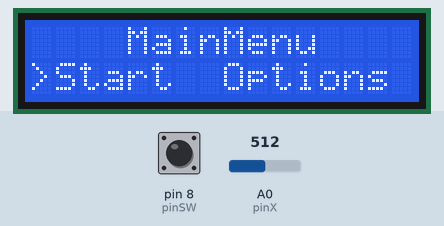
This sketch was run on a simulated Arduino Uno, built with avr-gcc and run on an emulated ATmega328P. Parts: 16×2 character LCD. The test bench sets the inputs (shaded band); at power-on: pin 8 (pinSW) HIGH, A0 (pinX) = 512.

Above: at 1.2 s.
1.3 s: pin 8 (pinSW) pulled LOW for 0.15 s
At 2.7 s:
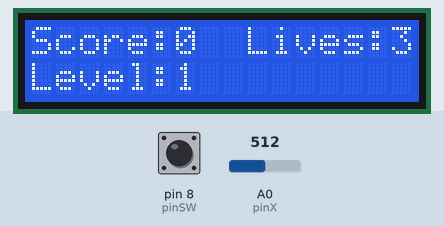
At 12.5 s:
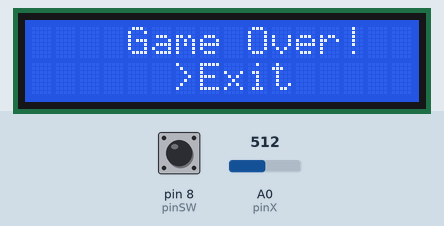
Timing chart, 0 to 12.8 s (numbered marks = the images above; inputs shaded):
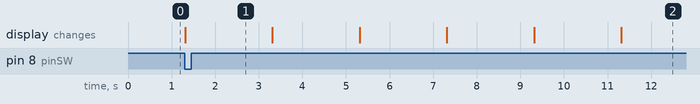

The sketch:

fifthLabHomework.ino
```cpp
#include <LiquidCrystal.h>

const int RS = 2;
const int enable = 3;
const int d4 = 4;
const int d5 = 5;
const int d6 = 6;
const int d7 = 7;
//const int backLightPin = 9;

LiquidCrystal lcd(RS, enable, d4, d5, d6, d7);

//Joystick pins
const int pinSW = 8; // digital pin connected to switch output

const int pinX = A0; // A0 - analog pin connected to X output
const int pinY = A1; // A1 - analog pin connected to Y output

//joystick movement variables
int xAxisValue = 0;
int yAxisValue = 0;

int minThreshold = 400;
int maxThreshold = 600;

bool buttonState = false;
bool joyMovedX = false;
bool joyMovedY = false;
bool lastButtonState = false;

int lastDebounce = 0;
int debounceInterval = 10;
int joySwValue = 0;

enum menus {MAIN, GAME, OPTIONS};

menus currentMenu;

int currentScore = 0;
int highscore = 0;

const int lives = 3;

int startingLevel = 1;
int currentLevel = startingLevel;

const int maxStartingLevel = 9;

const int timeAfterWhichToIncreaseLevelAndUpdateScore = 2000;
int timeElapsedAfterLevelAndScoreIncrease = 0;

const int scoreMultiplier = 2;

const int gameTimer = 10000;
int currentGameTimer = 0;

byte currentMenuCursorPosition = 0;

bool shownGameOver = false;

void setup() {
  initializeLcd();

  initializePins();

  activateMenuScreen();

  resetCursorPosition(1);

  Serial.begin(9600);
}

void loop() {
  switch (currentMenu) {
    case MAIN:
      handleMainMenu();
      break;
    case GAME:
      handleGameMenu();
      break;
    case OPTIONS:
      handleOptionsMenu();
      break;
  }

  checkButtonPressed();
}

void initializeLcd() {
  lcd.begin(16, 2);
  lcd.setCursor(0, 0);
}

void initializePins() {
  pinMode(pinSW, INPUT_PULLUP);
}

void resetCursorPosition(int cursorStartingRow) {
  lcd.setCursor(0, cursorStartingRow);
  lcd.print(">");

  currentMenuCursorPosition = 0;
}

void activateMenuScreen() {
  lcd.clear();

  resetCursorPosition(1);

  lcd.setCursor(4, 0);
  lcd.print("MainMenu"); //due to symmetry reasons I didn't leave a space between 'Main' and 'Menu'

  lcd.setCursor(1, 1);
  lcd.print("Start");

  lcd.setCursor(8, 1);
  lcd.print("Options");

  currentMenu = MAIN;
}

void activateGameScreen() {
  resetGameVariables();

  lcd.clear();

  lcd.setCursor(0, 0);
  lcd.print("Score:" + String(currentScore));

  lcd.setCursor(0, 1);
  lcd.print("Level:" + String(currentLevel));

  lcd.setCursor(9, 0);
  lcd.print("Lives:" + String(lives));

  currentMenu = GAME;
}

void activateOptionsScreen() {
  lcd.clear();

  resetCursorPosition(0);

  lcd.setCursor(1, 0);
  lcd.print("Level:" + String(startingLevel));

  lcd.setCursor(12, 0);
  lcd.print("Back");

  lcd.setCursor(0,1);
  lcd.print("Highscore:" + String(highscore));

  currentMenu = OPTIONS;
}

void handleMainMenu() {
  xAxisValue = analogRead(A0);

  handleMoveLeft();
  handleMoveRight();
  handleCenter();
}

void handleGameMenu() {
  if (millis() - currentGameTimer > gameTimer && !shownGameOver) {
    gameOver();
    shownGameOver = true;
  }
  else {
    if (millis() - timeElapsedAfterLevelAndScoreIncrease > timeAfterWhichToIncreaseLevelAndUpdateScore && !shownGameOver) {
      currentLevel++;
      currentScore += currentLevel * scoreMultiplier;

      updateScoreAndLevelAfterTimeElapse();

      timeElapsedAfterLevelAndScoreIncrease = millis();
    }
  }
}

void handleOptionsMenu() {
  xAxisValue = analogRead(A0);
  yAxisValue = analogRead(A1);

  handleMoveLeft();
  handleMoveRight();
  handleCenter();

  handleMoveUp();
  handleMoveDown();
}

void handleMoveLeft() {
  if (xAxisValue < minThreshold && joyMovedX == false) {
    if (currentMenuCursorPosition) {//cursor is on the option on the right, we move it to the left
      currentMenuCursorPosition = 0;
    }
    else {
      currentMenuCursorPosition = 1;
    }
    activateOptionCursor();
    joyMovedX = true;
  }
}

void handleMoveRight() {
  if (xAxisValue > maxThreshold && joyMovedX == false) {
    if (currentMenuCursorPosition) {//cursor is on the option on the right, we move it to the left
      currentMenuCursorPosition = 0;
    }
    else {
      currentMenuCursorPosition = 1;
    }
    activateOptionCursor();
    joyMovedX = true;
  }
}

void handleMoveDown() {
  if (yAxisValue < minThreshold && joyMovedY == false && !currentMenuCursorPosition) {
    if (startingLevel > 1) {
      startingLevel--;
    }
    else {
      startingLevel = maxStartingLevel;
    }
    joyMovedY = true;
  }

  updateStartingLevelLcd();
}

void handleMoveUp() {
  if (yAxisValue > maxThreshold && joyMovedY == false && !currentMenuCursorPosition) {
    if (startingLevel < maxStartingLevel) {
      startingLevel++;
    }
    else {
      startingLevel = 1;
    }
    joyMovedY = true;
  }

  updateStartingLevelLcd();
}

void handleCenter() {
  if (xAxisValue >= minThreshold && xAxisValue <= maxThreshold) {
    joyMovedX = false;
  }

  if (yAxisValue >= minThreshold && yAxisValue <= maxThreshold) {
    joyMovedY = false;
  }
}

void activateOptionCursor()
{
  if (currentMenu == MAIN) {
    if (currentMenuCursorPosition == 0) { //if the cursor which we want to activate will be on the right option
      //clear previous cursor
      lcd.setCursor(7, 1);
      lcd.print(" ");

      lcd.setCursor(0, 1);
      lcd.print(">");
    }
    else {
      //clear previous cursor
      lcd.setCursor(0, 1);
      lcd.print(" ");

      lcd.setCursor(7, 1);
      lcd.print(">");
    }
  }
  else {
    if (currentMenuCursorPosition == 0) {
      //clear previous cursor
      lcd.setCursor(11, 0);
      lcd.print(" ");

      lcd.setCursor(0, 0);
      lcd.print(">");
    }
    else {
      //clear previous cursor
      lcd.setCursor(0, 0);
      lcd.print(" ");

      lcd.setCursor(11, 0);
      lcd.print(">");
    }
  }
}

void checkButtonPressed() {
  joySwValue = !digitalRead(pinSW);

  if (joySwValue != lastButtonState) {
    lastDebounce = millis();
  }

  if ((millis() - lastDebounce) > debounceInterval) {
    if (joySwValue != buttonState) {
      buttonState = joySwValue;

      if (buttonState == HIGH) {
        if (currentMenu == MAIN) {
          if (currentMenuCursorPosition == 0) {
            activateGameScreen();
          }
          else {
            activateOptionsScreen();
          }
        }
        if (currentMenu == GAME) {
          if (currentMenuCursorPosition == 0) {
            activateMenuScreen();
          }
          else {

          }
        }
        if (currentMenu == OPTIONS) {
          if (currentMenuCursorPosition == 0) {

          }
          else {
            activateMenuScreen();
          }
        }
      }
    }
  }

  lastButtonState = joySwValue;
}

void updateScoreAndLevelAfterTimeElapse() {
  lcd.setCursor(6, 0);
  lcd.print(currentScore);

  lcd.setCursor(6, 1);
  lcd.print(currentLevel);
}

void gameOver() {
  lcd.clear();
  lcd.setCursor(4, 0);

  lcd.print("Game Over!");

  lcd.setCursor(6, 1);
  lcd.print(">");

  lcd.setCursor(7, 1);
  lcd.print("Exit");

  currentMenuCursorPosition = 0;

  checkHighscore();
}

void resetGameVariables() {
  currentGameTimer = millis();
  timeElapsedAfterLevelAndScoreIncrease = millis();

  currentMenuCursorPosition = 1;

  shownGameOver = false;

  currentLevel = startingLevel;

  currentScore = 0;
}

void updateStartingLevelLcd() {
  lcd.setCursor(7, 0);
  lcd.print(startingLevel);
}

void checkHighscore(){
  if(currentScore > highscore){
    highscore = currentScore;
  }
}
```

Measured:
- after the input at 1.3 s, the display: changes at once (image 1)
